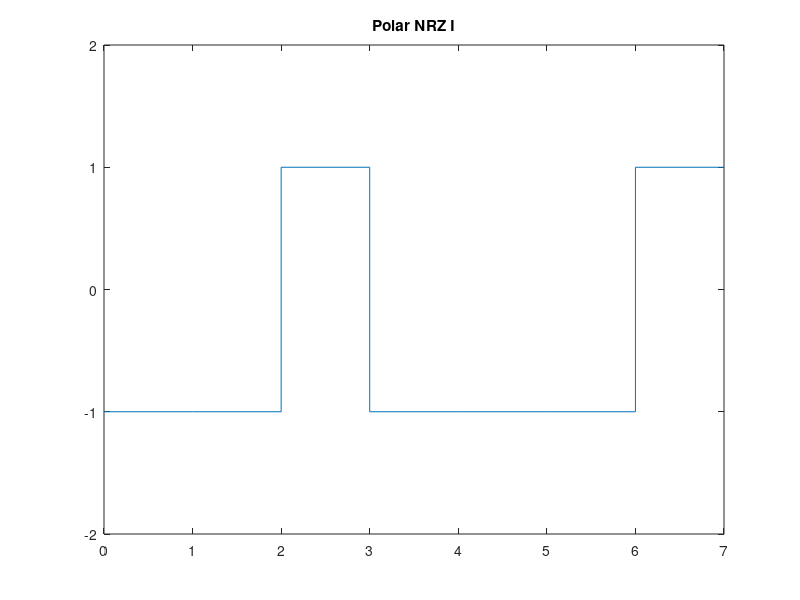

This chart was generated by the following MATLAB code:
m = [1 0 1 1 0 0 1];
n = length(m);
x = [];
y = [];
a=1;
for i=1:n
    x=[x i-1 i];
    if(m(i)==1)
        y=[y -a -a];
    else
        y=[y a a];
    end
    a=y(length(y));
end

plot(x,y),axis([0,n,-2,2]);
title('Polar NRZ I');